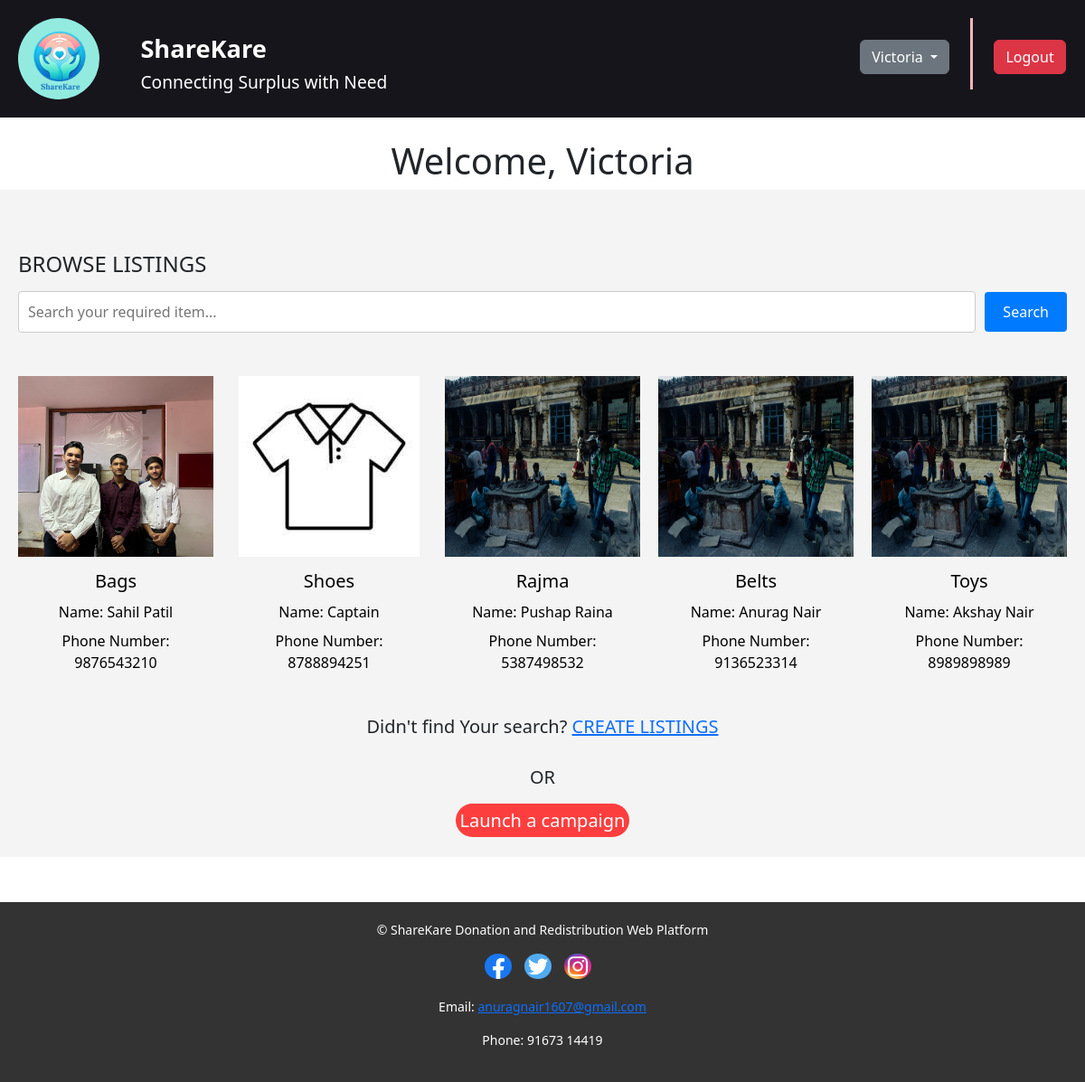
Screenshot of /ngo_dashboard/ (signed in) with the database file from the repository.
### home/models.py (models this page shows, shortened)
class NGO(models.Model):
    user = models.OneToOneField(User, on_delete=models.CASCADE)
    regno = models.CharField(max_length=255)
    ngoname = models.CharField(max_length=255)
    document = models.FileField(upload_to='ngo_documents/')
    is_verified = models.BooleanField(default=False)
    latitude = models.FloatField(null=True, blank=True)
    longitude = models.FloatField(null=True, blank=True)

class Donation(models.Model):
    user = models.ForeignKey(User, on_delete=models.CASCADE)
    donor = models.ForeignKey(Donor, on_delete=models.CASCADE, null=True, blank=True)
    other_products = models.TextField(max_length=100)
    phone_number = models.CharField(max_length=15)
    product_quantity = models.IntegerField()
    product_images = models.ImageField(upload_to="images/")
    STATUS_CHOICES = [
        ('PENDING', 'Pending'),
        ('DONATED', 'Donated'),
    ]
    status = models.CharField(max_length=20, choices=STATUS_CHOICES, default='PENDING')

### home/views.py (the view)
# urls.py: path('ngo_dashboard/', views.ngo_dash, name='ngo_dashboard'),
@login_required(login_url='login')
def ngo_dash(request):
    if request.user.is_authenticated:
        try:
            profile = NGO.objects.get(user=request.user)
            if not profile.ngoname:
                messages.error(request, 'Donors are not allowed to access this page.')
                return redirect('home')
        except NGO.DoesNotExist:
            messages.error(request, 'Donors are not allowed to access this page.')
            return redirect('home')
    profile = NGO.objects.get(user=request.user)
    query = request.GET.get('q')
    if query:
        donation = Donation.objects.filter(other_products__icontains=query, status='PENDING')
    else:
        donation = Donation.objects.filter(status='PENDING')
    ngo_latitude = profile.latitude
    ngo_longitude = profile.longitude
    print(ngo_latitude)
    print(ngo_longitude)
    if ngo_latitude and ngo_longitude:
        donation = sorted(donation,key=lambda x: haversine_distance(ngo_latitude, ngo_longitude, x.user.donor.latitude, x.user.donor.longitude))
    selected_donation_ids = request.session.get('selected_donations', [])
    context = {
        'ngoname': profile.ngoname,
        'regno': profile.regno,
        'donation': donation,
        'selected_donations': selected_donation_ids,
    }
    return render(request,'ngo_dashboard.html',context)

### home/views.py (called while the page is built)
def haversine_distance(lat1, lon1, lat2, lon2):
    lon1, lat1, lon2, lat2 = map(math.radians, [lon1, lat1, lon2, lat2])
    dlon = lon2 - lon1
    dlat = lat2 - lat1
    a = math.sin(dlat/2)**2 + math.cos(lat1) * math.cos(lat2) * math.sin(dlon/2)**2
    c = 2 * math.atan2(math.sqrt(a), math.sqrt(1-a))
    r = 6371  # Radius of the earth in kilometers
    return round(r * c, 2)

### templates/ngo_dashboard.html (shortened to what this page needs)
{% extends 'base2.html' %}
{% load static %}
{% block css %}
    <link rel="stylesheet" href="{% static "css/ngohome.css" %}">
{% endblock %}
{% block content %}
    <h1 id="welcome" align="center">Welcome, {{ ngoname }}</h1>
    <div id="hero">
    <div id="browseListing">
        <br><br>
        <h3 id="tag">BROWSE LISTINGS</h3>
        <div id="serch">
            <form id="search-form">
                <input type="text" id="search-input" name ="q" placeholder="Search your required item...">
                <button type="submit" id="search-btn">Search</button>
            </form>
        </div><br>
    <form method="post" action={% url 'collect_donations'%}>
        <div id="searchResults">
            {% for donation in donation %}
            <a id="donlink" href="{% url 'user_donation' donation.user.id donation.id %}">
                <div id="parentt">
                    <div class="donation-item" id="card">
                        <br>
                        <div class="donation-image">
                            <img src="{{ donation.product_images.url }}" alt="{{ donation.other_products }}">
                        </div>
                        <div class="donation-details">
                            <h2>{{ donation.other_products }}</h2>
                            <p>Name: {{ donation.user.first_name }}</p>
                            <p>Phone Number: {{ donation.phone_number }}</p>
                        </div>
                    </div>
                </div>
            </a>
            {% empty %}
                <p>No donations found.</p>
            {% endfor %}
        </div>
        <br>
        <h5 align="center">Didn't find Your search?
        <a href="{% url 'create_donation' %}">CREATE LISTINGS</a></h5><br>
        <h5 align="center">OR <br><br>
        <div id="launchC"><a href="{% url 'create_campaign' %}" id="launchid">Launch a campaign</a></div></h5>
    </div>
    </div>
    {% endblock %}

### templates/base2.html (shortened to what this page needs)
<!DOCTYPE html>
{% load static %}
<html lang="en">
<head>
    <link rel="stylesheet" href="{% static "css/ngohome.css" %}"/>
    {% block css %}{% endblock %}
    <link href="https://cdn.jsdelivr.net/npm/bootstrap@5.3.3/dist/css/bootstrap.min.css" rel="stylesheet">
</head>
<body>
    <header>
        <div class="m_container">
            <div id="left">
                <div>
                    <img src="{% static "images/ShareKare.png" %}" id="logo" alt="ShareCare Logo">
                </div>
                <div id="lrig">
                        <h1>ShareKare</h1>
                        <h3>Connecting Surplus with Need</h3>
                </div>
            </div>
                <div class="dropdown">
                    <br>
                        <button class="btn btn-secondary dropdown-toggle" type="button" id="dropdownMenuButton" data-bs-toggle="dropdown" aria-expanded="false">
                            {{ request.user.ngo.ngoname }}
                        </button>
                    </div>
            <div class="vl"></div>
            <div id="user1">
                <a id ="link" href="{% url 'logout' %}"><button class="btn btn-danger" onclick="logout()">Logout</button></a>
            </div>
        </div>
    </header>
    <div class="content">
        {% block content %}
        {% endblock %}
    </div>
    <footer>
        <div class="m_container" id="last">
            <div class="footer-content">
                <p>&copy; ShareKare Donation and Redistribution Web Platform</p>
                <div class="social-media">
                    <a href="https://www.facebook.com/profile.php?id=100084735663295"><img src="{% static "images/facebook.png" %}" alt="Facebook"></a>
                    <a href="https://twitter.com/PushapRaina"><img src="{% static "images/twitter.png" %}" alt="Twitter"></a>
                    <a href="https://www.instagram.com/dope.music.official_?igsh=MWF5MTNlNGtqNmNxaA%3D%3D&utm_source=qr"><img src="{% static "images/instagram.jpg" %}" alt="Instagram"></a>
                </div>
                <div class="contact-info">
                    <p>Email: <a href="mailto:anuragnair1607@gmail.com">anuragnair1607@gmail.com</a></p>
                    <p>Phone: 91673 14419</p>
                </div>
            </div>
        </div>
    </footer>
</body>
</html>

### static/css/ngohome.css (style rules this page uses)
* { margin: 0; padding: 0; box-sizing: border-box; height: auto; }
body { font-family: 'Arial', sans-serif; background-color: #f4e8e8; overflow-x: hidden; }
#left h1 { font-size: 1.7rem; }
#left h3 { font-size: 1.2rem; }
#lrig { margin-top: 2%; }
.m_container { top: 0; max-width: 1600px; margin: 0 auto; padding: 0 20px; display: flex; flex-wrap: wrap; justify-content: center; gap: 2% }
#logo { height: 90px; width: 90px; border-radius: 50%; }
#left { display: flex; flex: 1; gap: 5%; }
.vl { border-left: 3px solid rgb(242, 183, 183); height: auto; margin-bottom: 1%; }
#user1 { margin-right: 1%; margin-top: 22px; width: 69px; height: 35px; text-align: center; padding-top: 2px; border-radius: 10%; }
#link { color: white; font-size: 1.2rem; }
#welcome { margin-top: 2%; }
header { background-color: #17151c; color: #fff; padding: 20px 0; top: 0; height: fit-content; }
header h1 { font-size: 24px; font-weight: bold; }
#hero { padding: 20px; background-color: #f4f4f4; }
#browseListing { max-width: 1200px; margin: 0 auto; }
#tag { font-size: 24px; margin-bottom: 15px; }
#search-form { display: flex; align-items: center; }
#search-input { flex: 1; padding: 10px; border: 1px solid #ccc; border-radius: 4px; margin-right: 10px; }
#search-btn { padding: 10px 20px; background-color: #007BFF; color: #fff; border: none; border-radius: 4px; cursor: pointer; transition: background-color 0.3s ease; }
#searchResults { display: grid; grid-template-columns: repeat(auto-fit, minmax(200px, 1fr)); gap: 20px; }
#donlink { text-decoration: none; color: black; }
.donation-item { display: flex; flex-direction: column; justify-content: center; align-items: center; }
.donation-image img { max-width: 100%; height: 200px; display: block; }
.donation-details { flex: 2; padding: 15px; text-align: center; }
.donation-details h2 { font-size: 20px; margin-bottom: 10px; }
.donation-details p { font-size: 16px; margin-bottom: 8px; }
#launchC { display: inline; background-color: rgb(253, 62, 62); padding: 5px; margin-top: 10px; border-radius: 20px; }
#launchid { text-decoration: none; color: white; }
footer { background-color: #333; color: #fff; padding: 20px 0; text-align: center; position: relative; bottom: 0; margin-top: 50px; width: 100%; height: 10%; }
footer p { font-size: 14px; }
.footer-content { display: flex; flex-direction: column; align-items: center; }
.social-media { margin-bottom: 10px; }
.social-media a { margin-right: 10px; }
.social-media img { width: 30px; height: auto; border-radius: 50%; }
.contact-info { font-size: 14px; margin-top: 10px; }
html { scroll-behavior: smooth; }

### rows the page displays
NGO: ngoname "Victoria"
Donation: product_images (picture), other_products "Bags", user.first_name "Sahil Patil", phone_number "9876543210"
Donation: product_images (picture), other_products "Shoes", user.first_name "Captain", phone_number "8788894251"
Donation: product_images (picture), other_products "Rajma", user.first_name "Pushap Raina", phone_number "5387498532"
Donation: product_images (picture), other_products "Belts", user.first_name "Anurag Nair", phone_number "9136523314"
Donation: product_images (picture), other_products "Toys", user.first_name "Akshay Nair", phone_number "8989898989"

### other values shown
{{ request.user.ngo.ngoname }} "Victoria"
